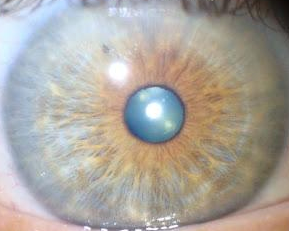
#> input picture images/Com diabetes/10dsim.png, 289 x 231 px
$ python -i analysis.py   (imports and definitions only)   (older library calls are emulated)
#> lines starting #> are read from the running program, lines starting #| are printed output that depends on the picture; after the words box and inside, x2 and y2 are one past the last pixel; in counts of white or black regions, pixels touching at a corner belong together
import numpy as np
import cv2

min_area = 50
max_area = 800
a = 50
b = 250
c = 500
d = 800

def draw_countour(img, cnt):
  rect = cv2.minAreaRect(cnt)
  box = cv2.boxPoints(rect)
  box = np.int0(box)
  cv2.drawContours(img,[box],0,(0,0,255),1)

def fuzzify(avarage):
  calc1 = (avarage - a) / (b - a)
  calc2 = (d - avarage) / (d - c)
  result = max(min(calc1, 1, calc2), 0)
  return result * 100

def analyze(img):
  print('#' * 20)
  th3 = cv2.adaptiveThreshold(img,255,cv2.ADAPTIVE_THRESH_MEAN_C,\
            cv2.THRESH_BINARY_INV, 41, 3)


  im2, contours, hierarchy = cv2.findContours(th3, cv2.RETR_TREE, cv2.CHAIN_APPROX_SIMPLE)
  sum_area = 0
  count = 0
  for i in range(0, len(contours)):
    cnt = contours[i]
    area = cv2.contourArea(cnt)
    print('area: ', area)
    if (area > min_area and area < max_area):
      sum_area += area
      count += 1
      draw_countour(img, cnt)
      break

  avarage = sum_area / count
  print('sum area: ', sum_area)
  print('fuzzy result: ', fuzzify(avarage))
  print('contours: ', len(contours))
  return fuzzify(avarage), img

>>> import cv2
>>> picture = cv2.imread('../images/Com diabetes/10dsim.png', cv2.IMREAD_GRAYSCALE)
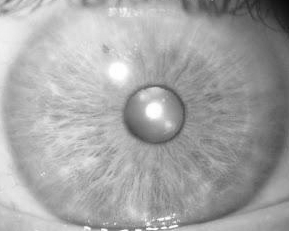
#> picture: shape (231, 289); min 8, max 255, mean 165.5
>>> result = analyze(picture)
#> in analyze, `th3 = cv2.adaptiveThreshold(img,255,cv2.ADAPTIVE_THRESH_MEAN_C,\ cv2.T..`:
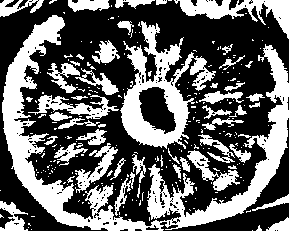
#> th3: shape (231, 289); 39.4% white; 252 white regions (202 under 20 px)
#> in analyze, `im2, contours, hierarchy = cv2.findContours(th3, cv2.RETR_TREE, cv2.CH..`: contours = 452 contours, 404 with area under 20; largest, box (x1, y1, x2, y2) and area: (2, 15, 289, 231) 10624, (120, 21, 216, 149) 5133, (174, 0, 289, 39) 1406, (138, 86, 177, 135) 1184, (28, 95, 119, 119) 714
#> the loop in analyze, `for i in range(0, len(contours)):` made 6 passes
#> (area, sum_area, count, rect in draw_countour, box in draw_countour) on pass 6: (149, 149, 1, ((277, 223.5), (13, 22), -90), [[288, 230], [266, 230], [266, 217], [288, 217]])
#| area:  0.0
#| area:  0.0
#| area:  0.0
#| area:  10.5
#| area:  1.0
#| area:  149.0
#> after the loop in analyze, `for i in range(0, len(contours)):`: img: shape (231, 289); 0.1% of pixels changed, all inside (x1, y1, x2, y2) = (266, 217, 289, 231)
#> after the loop in analyze, `for i in range(0, len(contours)):`: count = 1; sum_area = 149
#| sum area:  149.0
#> in fuzzify, `calc1 = (avarage - a) / (b - a)`: calc1 = 0.495
#> in fuzzify, `calc2 = (d - avarage) / (d - c)`: calc2 = 2.17
#> in fuzzify, `result = max(min(calc1, 1, calc2), 0)`: result = 0.495
#| fuzzy result:  49.5
#| contours:  452

$ run again, on images/Com diabetes/11dsim.png
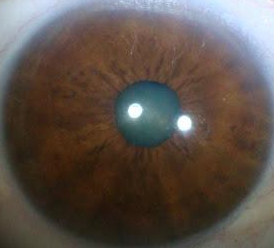
#> input picture images/Com diabetes/11dsim.png, 274 x 248 px
#> `picture = cv2.imread('../images/Com diabetes/10dsim.png', cv2.IMREAD_G..`:
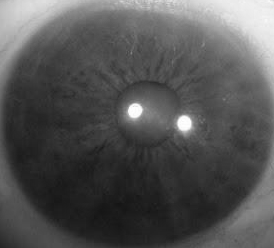
#> picture: shape (248, 274); min 20, max 255, mean 83.9
#> in analyze, `th3 = cv2.adaptiveThreshold(img,255,cv2.ADAPTIVE_THRESH_MEAN_C,\ cv2.T..`:
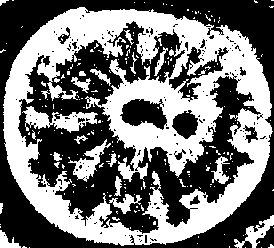
#> th3: shape (248, 274); 46.2% white; 217 white regions (195 under 20 px)
#> contours = 464 contours, 430 with area under 20; largest, box (x1, y1, x2, y2) and area: (3, 7, 273, 246) 52102, (17, 20, 262, 235) 23232, (168, 46, 229, 101) 1139, (119, 98, 168, 131) 1033, (22, 106, 98, 133) 837
#> the loop in analyze, `for i in range(0, len(contours)):` made 11 passes
#> (area, sum_area, count, rect in draw_countour, box in draw_countour) on pass 11: (151, 151, 1, ((10, 238.5), (17, 20), -90), [[20, 247], [0, 247], [0, 230], [20, 230]])
#> (printed output is left out)
#> after the loop in analyze, `for i in range(0, len(contours)):`: count = 1; sum_area = 151
#| sum area:  151.0
#> calc1 = 0.505
#> calc2 = 2.16
#> result = 0.505
#| fuzzy result:  50.5
#| contours:  464

$ run again, on images/Com diabetes/12dsim.png
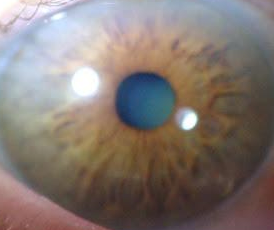
#> input picture images/Com diabetes/12dsim.png, 274 x 230 px
#> in analyze, `th3 = cv2.adaptiveThreshold(img,255,cv2.ADAPTIVE_THRESH_MEAN_C,\ cv2.T..`:
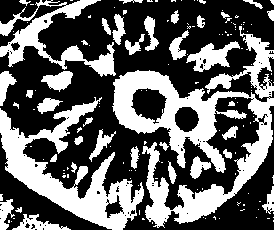
#> th3: shape (230, 274); 38.7% white; 144 white regions (106 under 20 px)
#> contours = 249 contours, 210 with area under 20; largest, box (x1, y1, x2, y2) and area: (112, 26, 274, 228) 10740, (0, 97, 144, 230) 5814, (0, 0, 116, 77) 2298, (130, 87, 168, 125) 899, (186, 41, 240, 72) 686
#> the loop in analyze, `for i in range(0, len(contours)):` made 14 passes
#> (area, sum_area, count, rect in draw_countour, box in draw_countour) on pass 14: (361.5, 361.5, 1, ((41, 221.5), (15, 58), -90), [[70, 229], [12, 229], [12, 214], [70, 214]])
#> (printed output is left out)
#> after the loop in analyze, `for i in range(0, len(contours)):`:
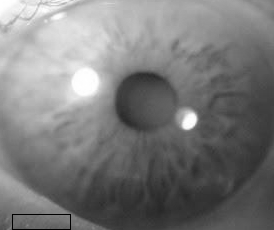
#> img: shape (230, 274); min 0, max 255, mean 122.4
#> after the loop in analyze, `for i in range(0, len(contours)):`: count = 1; sum_area = 361.5
#| sum area:  361.5
#> calc1 = 1.56
#> calc2 = 1.46
#> result = 1
#| fuzzy result:  100
#| contours:  249

$ run again, on images/Com diabetes/1dsim.png
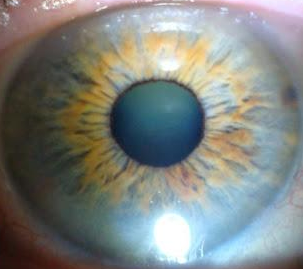
#> input picture images/Com diabetes/1dsim.png, 303 x 269 px
#> `picture = cv2.imread('../images/Com diabetes/10dsim.png', cv2.IMREAD_G..`:
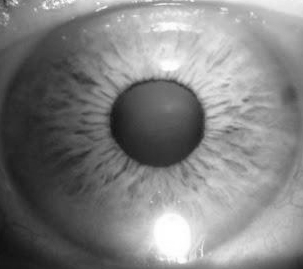
#> picture: shape (269, 303); min 16, max 255, mean 128.8
#> in analyze, `th3 = cv2.adaptiveThreshold(img,255,cv2.ADAPTIVE_THRESH_MEAN_C,\ cv2.T..`:
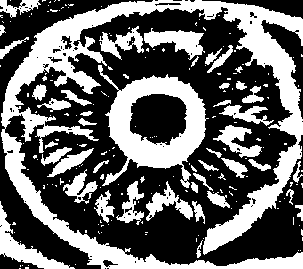
#> th3: shape (269, 303); 40.1% white; 200 white regions (157 under 20 px)
#> contours = 292 contours, 240 with area under 20; largest, box (x1, y1, x2, y2) and area: (1, 0, 303, 269) 16134, (98, 65, 209, 188) 7222, (129, 93, 188, 146) 2380, (0, 201, 75, 269) 1056, (144, 28, 205, 60) 858
#> the loop in analyze, `for i in range(0, len(contours)):` made 37 passes
#> (area, sum_area, count, rect in draw_countour, box in draw_countour) on pass 37: (102.5, 102.5, 1, ((198.4, 211.9), (8.93, 24.16), -13.24), [[196, 224], [191, 201], [200, 199], [205, 222]])
#> (printed output is left out)
#> after the loop in analyze, `for i in range(0, len(contours)):`: count = 1; sum_area = 102.5
#| sum area:  102.5
#> calc1 = 0.263
#> calc2 = 2.33
#> result = 0.263
#| fuzzy result:  26.25
#| contours:  292
